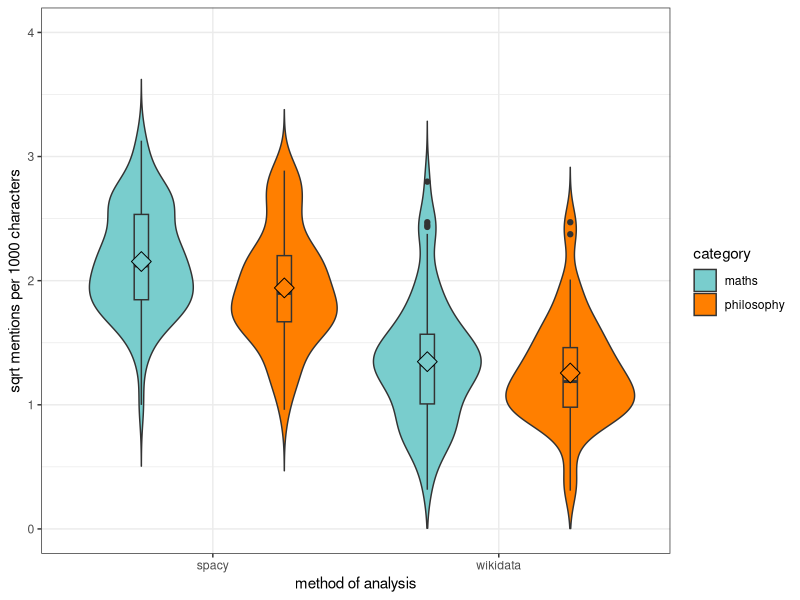
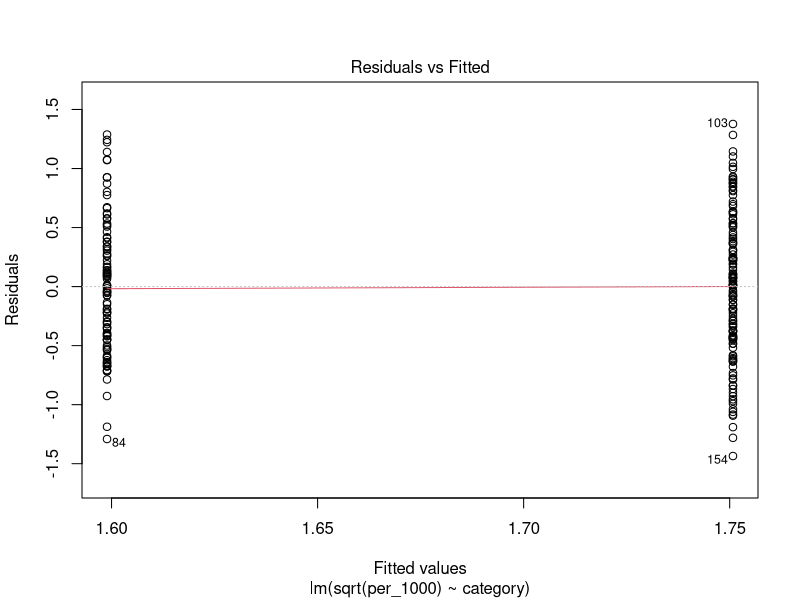
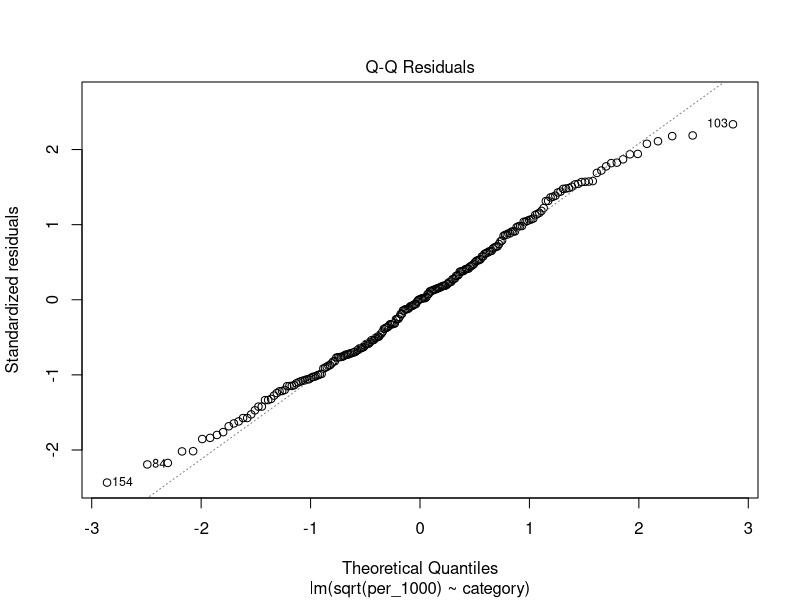
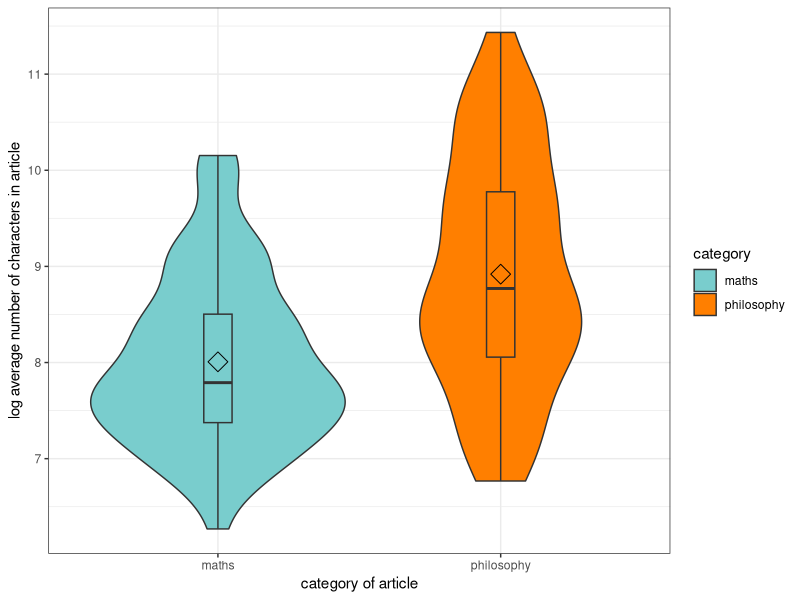
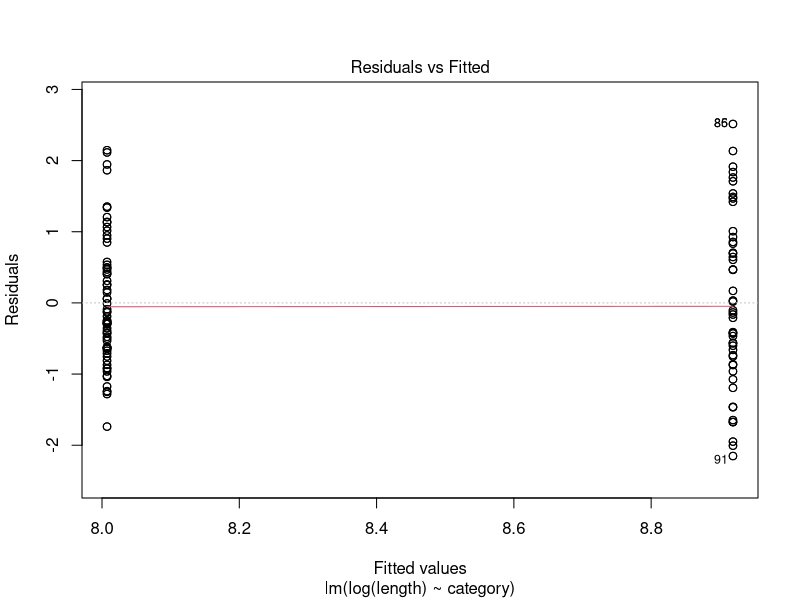
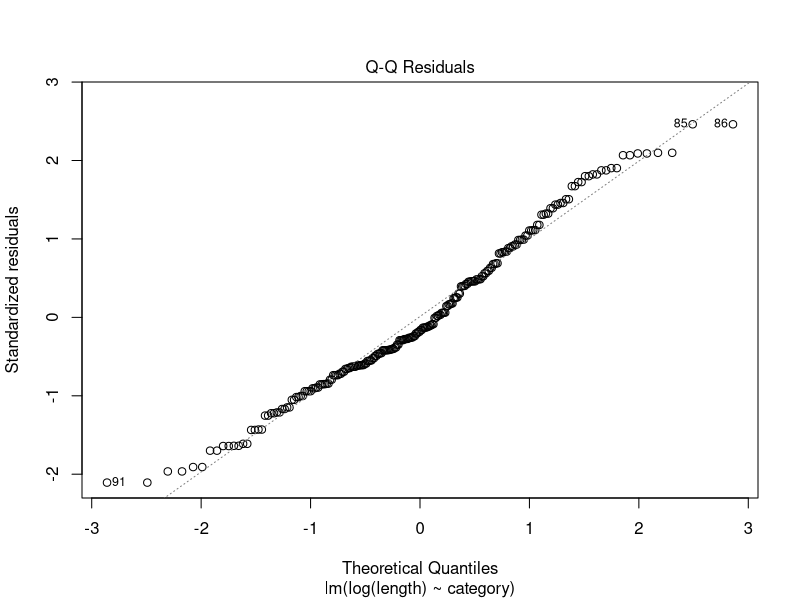
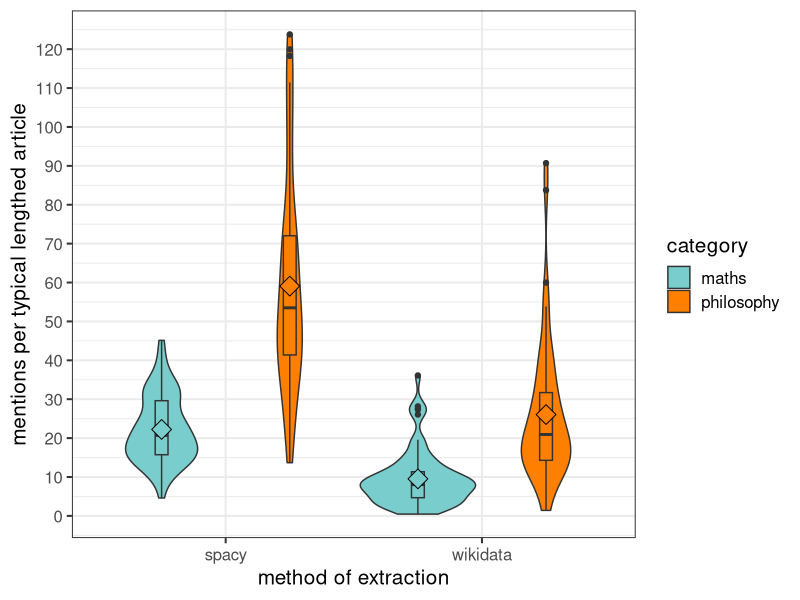
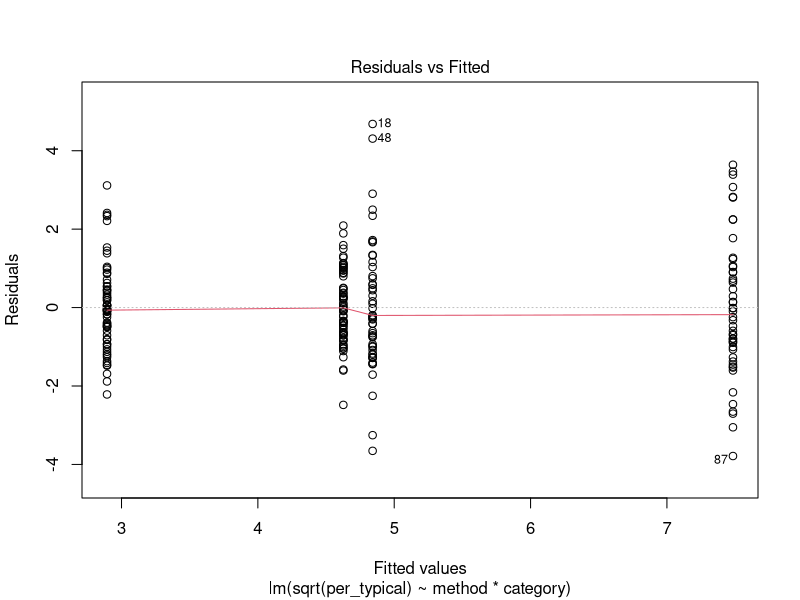

R code for these plots, in order:
setwd(dirname(rstudioapi::getActiveDocumentContext()$path))
data <- read.csv("./analysis/mentions.csv", stringsAsFactors=TRUE)

data$per_1000 <- (data$mentions/data$length)*1000 

library(ggplot2)
library(dplyr)
library(scales)

mean_phil <- mean(data$length[data$category=="philosophy"], )
mean_maths <- mean(data$length[data$category=="maths"])

phil <- data[data$category=="philosophy", ]
maths <- data[data$category=="maths", ]
phil$typical <- round(mean_phil, 0)
maths$typical <- round(mean_maths, 0)

new_data <- rbind.data.frame(maths, phil)

new_data$per_typical <- (new_data$mentions/new_data$length) * new_data$typical 

# GRAPH 1 - mentions per 1000 characters

p <- ggplot(data, aes(x=method, y=sqrt(per_1000), fill=category)) +
  geom_violin(position=position_dodge(1), trim=FALSE)+
  geom_boxplot(width=.1, position=position_dodge(1), show.legend=FALSE) +
  stat_summary(fun=mean, geom="point", shape=23, size=5, position=position_dodge(1), show.legend=FALSE)+
  xlab("method of analysis") + 
  ylab("sqrt mentions per 1000 characters") + 
  ylim(c(0,4))+
  scale_fill_manual(values=c('#79CDCD', '#FF7F00'))+
  theme_bw()

p 

m <- lm(sqrt(per_1000)~category, data=new_data)
plot(m,which=1)
plot(m,which=2)
res.aov <- aov(sqrt(per_1000)~category, data=new_data)
summary(res.aov)


# GRAPH 2 - typical length of an article
l <- ggplot(new_data, aes(x=category, y=log(length), fill=category)) +
  geom_violin(position=position_dodge(1), trim=TRUE)+
  geom_boxplot(width=.1, position=position_dodge(1), show.legend=FALSE) +
  stat_summary(fun=mean, geom="point", shape=23, size=5, position=position_dodge(1), show.legend=FALSE)+
  xlab("category of article") + 
  ylab("log average number of characters in article") +
  scale_fill_manual(values=c('#79CDCD', '#FF7F00'))+
  theme_bw()

l

ml <- lm(log(length)~category, data=new_data)
plot(ml,which=1)
plot(ml,which=2)
res.aov <- aov(log(length)~category, data=new_data)
summary(res.aov)


# GRAPH 3 : typical number of mentions per article 
q <- ggplot(new_data, aes(x=method, y=per_typical, fill=category)) +
  geom_violin(position=position_dodge(1), trim=TRUE)+
  geom_boxplot(width=.1, position=position_dodge(1), show.legend=FALSE) +
  stat_summary(fun=mean, geom="point", shape=23, size=5, position=position_dodge(1), show.legend=FALSE)+
  xlab("method of extraction") + 
  ylab("mentions per typical lengthed article") +
  scale_fill_manual(values=c('#79CDCD', '#FF7F00'))+
  scale_y_continuous(breaks = scales::pretty_breaks(n = 10))+
  theme_bw(base_size=15)

q

# significance of graph 3 
# assumptions a bit more iffy 
mq <- lm(sqrt(per_typical)~method*category, data=new_data)
plot(mq,which=1)
plot(mq,which=2)
res.aov <- aov(log(per_typical)~method*category, data=new_data)
summary(res.aov)

# GRAPH 4 - MENTIONS PER 1000 BY GENDER
n <- ggplot(new_data, aes(x=category, y=sqrt(per_1000), fill=gender)) +
  geom_violin(position=position_dodge(1), trim=TRUE)+
  geom_boxplot(width=.1, position=position_dodge(1), show.legend=FALSE) +
  stat_summary(fun=mean, geom="point", shape=23, size=5, position=position_dodge(1), show.legend=FALSE)+
  xlab("category of article") + 
  ylab("sqrt number of mentions per 1000") +
  scale_fill_manual(values=c('#79CDCD', '#FF7F00'))+
  theme_bw()

n

n2 <- lm(sqrt(per_1000)~method*category*gender, data=data)

plot(n2,which=1)
plot(n2,which=2)

res.aov <- aov(sqrt(length)~method*category*gender, data=new_data)
summary(res.aov)


# GRAPH 5 - LENGTH OF ARTICLE BY GENDER
m <- ggplot(new_data, aes(x=category, y=log(length), fill=gender)) +
  geom_violin(position=position_dodge(1), trim=FALSE)+
  geom_boxplot(width=.1, position=position_dodge(1), show.legend=FALSE) +
  stat_summary(fun=mean, geom="point", shape=23, size=5, position=position_dodge(1), show.legend=FALSE)+
  xlab("category of article") + 
  ylab("log number of characters in article") +
  scale_fill_manual(values=c('#79CDCD', '#FF7F00'))+
  theme_bw()

m

m2 <- lm(log(length)~method*category*gender, data=data)

plot(m2,which=1)
plot(m2,which=2)

res.aov <- aov(log(length)~method*category*gender, data=new_data)
summary(res.aov)
